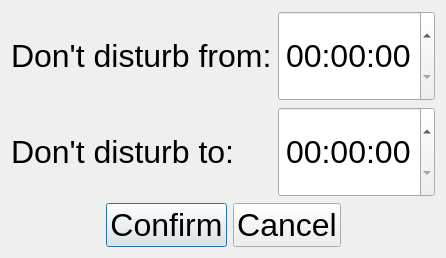
<?xml version="1.0" encoding="UTF-8"?>
<ui version="4.0">
 <class>DoNotDisturb</class>
 <widget class="QDialog" name="DoNotDisturb">
  <property name="geometry">
   <rect>
    <x>0</x>
    <y>0</y>
    <width>372</width>
    <height>258</height>
   </rect>
  </property>
  <property name="windowTitle">
   <string>Dialog</string>
  </property>
  <layout class="QGridLayout" name="gridLayout">
   <item row="0" column="0">
    <layout class="QVBoxLayout" name="verticalLayout">
     <item>
      <layout class="QHBoxLayout" name="horizontalLayout_2">
       <item>
        <widget class="QLabel" name="label">
         <property name="font">
          <font>
           <pointsize>24</pointsize>
          </font>
         </property>
         <property name="text">
          <string>Don't disturb from:</string>
         </property>
        </widget>
       </item>
       <item>
        <spacer name="horizontalSpacer_4">
         <property name="orientation">
          <enum>Qt::Horizontal</enum>
         </property>
         <property name="sizeHint" stdset="0">
          <size>
           <width>40</width>
           <height>20</height>
          </size>
         </property>
        </spacer>
       </item>
       <item>
        <widget class="QTimeEdit" name="disturb_from">
         <property name="sizePolicy">
          <sizepolicy hsizetype="Minimum" vsizetype="Preferred">
           <horstretch>0</horstretch>
           <verstretch>0</verstretch>
          </sizepolicy>
         </property>
         <property name="font">
          <font>
           <pointsize>24</pointsize>
          </font>
         </property>
         <property name="alignment">
          <set>Qt::AlignCenter</set>
         </property>
         <property name="displayFormat">
          <string>HH:mm:ss</string>
         </property>
        </widget>
       </item>
      </layout>
     </item>
     <item>
      <layout class="QHBoxLayout" name="horizontalLayout">
       <item>
        <widget class="QLabel" name="label_3">
         <property name="sizePolicy">
          <sizepolicy hsizetype="Minimum" vsizetype="Preferred">
           <horstretch>0</horstretch>
           <verstretch>0</verstretch>
          </sizepolicy>
         </property>
         <property name="font">
          <font>
           <pointsize>24</pointsize>
          </font>
         </property>
         <property name="text">
          <string>Don't disturb to:</string>
         </property>
        </widget>
       </item>
       <item>
        <spacer name="horizontalSpacer_3">
         <property name="orientation">
          <enum>Qt::Horizontal</enum>
         </property>
         <property name="sizeHint" stdset="0">
          <size>
           <width>40</width>
           <height>20</height>
          </size>
         </property>
        </spacer>
       </item>
       <item>
        <widget class="QTimeEdit" name="disturb_to">
         <property name="sizePolicy">
          <sizepolicy hsizetype="Minimum" vsizetype="Preferred">
           <horstretch>0</horstretch>
           <verstretch>0</verstretch>
          </sizepolicy>
         </property>
         <property name="font">
          <font>
           <pointsize>24</pointsize>
          </font>
         </property>
         <property name="alignment">
          <set>Qt::AlignCenter</set>
         </property>
         <property name="displayFormat">
          <string>HH:mm:ss</string>
         </property>
        </widget>
       </item>
      </layout>
     </item>
     <item>
      <layout class="QHBoxLayout" name="horizontalLayout_3">
       <item>
        <spacer name="horizontalSpacer">
         <property name="orientation">
          <enum>Qt::Horizontal</enum>
         </property>
         <property name="sizeHint" stdset="0">
          <size>
           <width>40</width>
           <height>20</height>
          </size>
         </property>
        </spacer>
       </item>
       <item>
        <widget class="QPushButton" name="confirm_disturb">
         <property name="font">
          <font>
           <pointsize>24</pointsize>
          </font>
         </property>
         <property name="text">
          <string>Confirm</string>
         </property>
        </widget>
       </item>
       <item>
        <widget class="QPushButton" name="cancel_disturb">
         <property name="font">
          <font>
           <pointsize>24</pointsize>
          </font>
         </property>
         <property name="text">
          <string>Cancel</string>
         </property>
        </widget>
       </item>
       <item>
        <spacer name="horizontalSpacer_2">
         <property name="orientation">
          <enum>Qt::Horizontal</enum>
         </property>
         <property name="sizeHint" stdset="0">
          <size>
           <width>40</width>
           <height>20</height>
          </size>
         </property>
        </spacer>
       </item>
      </layout>
     </item>
    </layout>
   </item>
  </layout>
 </widget>
 <resources/>
 <connections/>
</ui>
